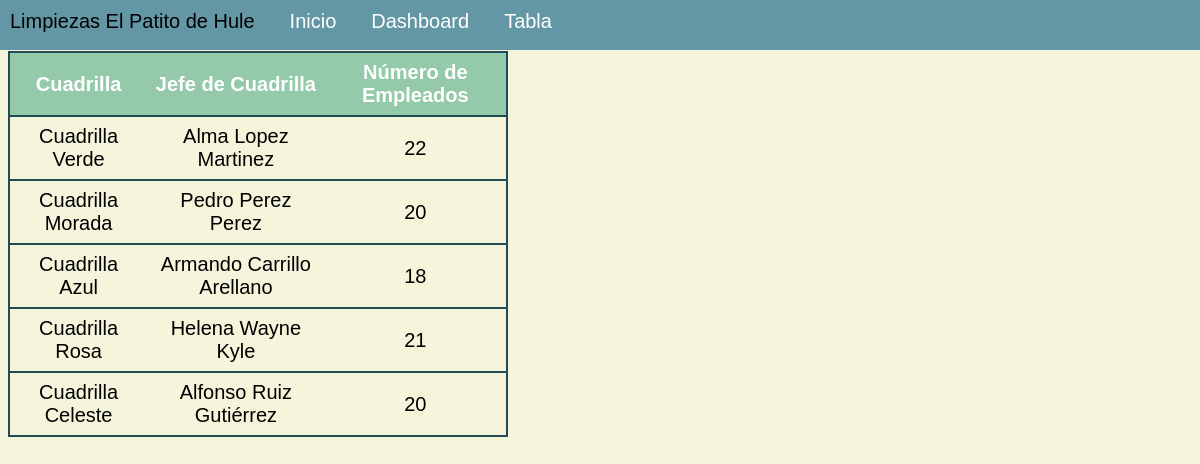
Page /tabla/ (signed in) on the committed database.
### webLimpieza/models.py (models this page shows, shortened)
class Cuadrilla(models.Model):
    nombre = models.CharField(max_length=50, verbose_name="Nombre")
    class Meta:
        verbose_name = 'Cuadrilla'
        verbose_name_plural = 'Cuadrillas'

### webLimpieza/views.py (the view)
# urls.py: path('tabla/', views.tabla, name='tabla'),
@login_required(login_url='login')
def tabla(request):
    cuadrillas = Cuadrilla.objects.all()
    data = []
    for cuadrilla in cuadrillas:
        jefe_cuadrilla = Empleado.objects.filter(cuadri=cuadrilla, puesto='jefe_cuadrilla').first()
        empleados_count = Empleado.objects.filter(cuadri=cuadrilla).count()
        data.append({
            'cuadrilla': cuadrilla.nombre,
            'jefe_cuadrilla': f'{jefe_cuadrilla.nombre} {jefe_cuadrilla.paterno} {jefe_cuadrilla.materno}' if jefe_cuadrilla else '',
            'empleados_count': empleados_count,
        })
    return render(request, 'webLimpieza/tabla.html', {
        'title': 'Informacion de las cuadrillas',
        'cuadrillas': cuadrillas,
        'data': data
    })

### webLimpieza/templates/webLimpieza/tabla.html (shortened to what this page needs)
{% extends "layouts/layout.html" %}
{% block body %}
<table>
    <thead>
        <tr>
            <th>Cuadrilla</th>
            <th>Jefe de Cuadrilla</th>
            <th>Número de Empleados</th>
        </tr>
    </thead>
    <tbody>
        {% for item in data %}
        <tr>
            <td>{{ item.cuadrilla }}</td>
            <td>{{ item.jefe_cuadrilla }}</td>
            <td>{{ item.empleados_count }}</td>
        </tr>
        {% endfor %}
    </tbody>
</table>
{% endblock %}

### webApp/templates/layouts/layout.html (shortened to what this page needs)
<!DOCTYPE html>
<html lang="es">
<head>
    {% load static %}
    <link rel="stylesheet" href="{% static 'css/style.css' %}">
</head>
<body>
    <nav class="nave">
        <li>Limpiezas El Patito de Hule</li>
        <li><a href="{% url 'index' %}">Inicio</a></li>
        <li><a href="{% url 'dashboard' %}">Dashboard</a></li>
        <li><a href="{% url 'tabla' %}">Tabla</a></li>
    </nav>
    <br>
    {% block body %}
    {% endblock %}
</body>
</html>

### webApp/static/css/style.css (style rules this page uses)
body { background-color: beige; font-family: Verdana, Geneva, Tahoma, sans-serif; font-size: 20px; }
.nave { background-color: #6397a5; height: 50px; width: 100%; position: absolute; top: 0px; left: 0px; display: flex; flex-direction: row; list-style: none; margin-right: 15px; }
.nave li { margin-right: 15px; padding-left: 10px; padding-right: 10px; padding-top: 10px; padding-bottom: 10px; border-radius: 5px; text-align: center; }
.nave li a { text-decoration: none; color: white; font-family: Verdana, Geneva, Tahoma, sans-serif; font-size: 20px; }
table { width: 500px; border-collapse: collapse; margin-top: 20px; }
thead th { text-align: middle; background-color: #94C9A9; color: white; }
th, td { padding: 8px; text-align: middle; border-left: none; border-right: none; border-bottom: 2px solid #204B57; border-top: 2px solid #204B57; }
tbody { text-align: center; }
th:first-child,td:first-child { border-left: 2px solid #204B57; }
th:last-child, td:last-child { border-right: 2px solid #204B57; }

### rows in the picture
Cuadrilla: cuadrilla "Cuadrilla Verde"
Cuadrilla: cuadrilla "Cuadrilla Morada"
Cuadrilla: cuadrilla "Cuadrilla Azul"
Cuadrilla: cuadrilla "Cuadrilla Rosa"
Cuadrilla: cuadrilla "Cuadrilla Celeste"

### other values in the picture
{{ item.jefe_cuadrilla }} "Alma Lopez Martinez" "Pedro Perez Perez" "Armando Carrillo Arellano" "Helena Wayne Kyle" "Alfonso Ruiz Gutiérrez"
{{ item.empleados_count }} "22" "20" "18" "21" "20"
